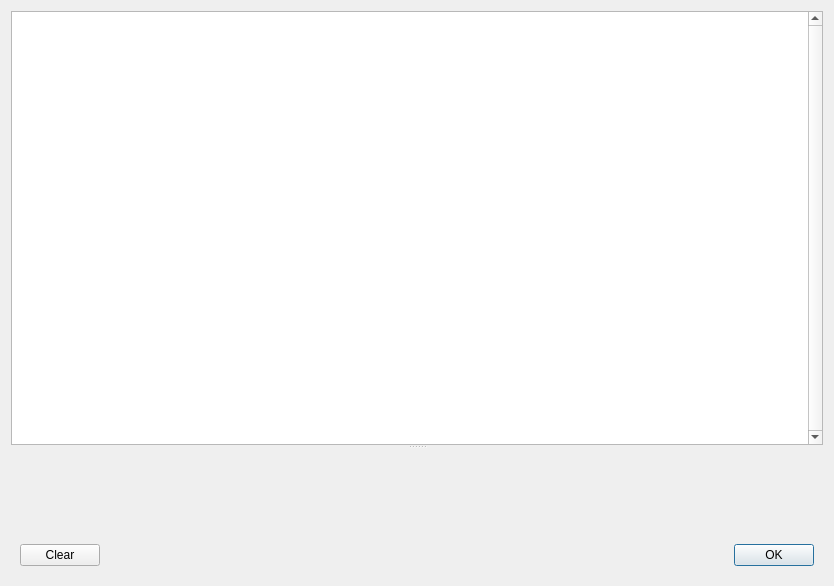
<?xml version="1.0" encoding="UTF-8"?>
<ui version="4.0">
 <class>DlgHistory</class>
 <widget class="QDialog" name="DlgHistory">
  <property name="windowModality">
   <enum>Qt::WindowModal</enum>
  </property>
  <property name="geometry">
   <rect>
    <x>0</x>
    <y>0</y>
    <width>834</width>
    <height>586</height>
   </rect>
  </property>
  <property name="windowTitle">
   <string>History</string>
  </property>
  <property name="windowIcon">
   <iconset resource="../WebLoad.qrc">
    <normaloff>:/webload</normaloff>:/webload</iconset>
  </property>
  <layout class="QVBoxLayout" name="verticalLayout">
   <item>
    <widget class="QSplitter" name="splitter">
     <property name="orientation">
      <enum>Qt::Vertical</enum>
     </property>
     <widget class="QTableView" name="tableView">
      <property name="verticalScrollBarPolicy">
       <enum>Qt::ScrollBarAlwaysOn</enum>
      </property>
      <property name="alternatingRowColors">
       <bool>true</bool>
      </property>
      <property name="selectionBehavior">
       <enum>QAbstractItemView::SelectRows</enum>
      </property>
      <attribute name="horizontalHeaderStretchLastSection">
       <bool>true</bool>
      </attribute>
     </widget>
     <widget class="QWidget" name="widget_2" native="true">
      <property name="minimumSize">
       <size>
        <width>0</width>
        <height>80</height>
       </size>
      </property>
      <layout class="QVBoxLayout" name="vlChart"/>
     </widget>
    </widget>
   </item>
   <item>
    <widget class="QWidget" name="widget" native="true">
     <layout class="QHBoxLayout" name="horizontalLayout">
      <item>
       <widget class="QPushButton" name="pbClear">
        <property name="text">
         <string>Clear</string>
        </property>
       </widget>
      </item>
      <item>
       <widget class="QDialogButtonBox" name="buttonBox">
        <property name="orientation">
         <enum>Qt::Horizontal</enum>
        </property>
        <property name="standardButtons">
         <set>QDialogButtonBox::Ok</set>
        </property>
       </widget>
      </item>
     </layout>
    </widget>
   </item>
  </layout>
 </widget>
 <resources>
  <include location="../WebLoad.qrc"/>
 </resources>
 <connections>
  <connection>
   <sender>buttonBox</sender>
   <signal>accepted()</signal>
   <receiver>DlgHistory</receiver>
   <slot>accept()</slot>
   <hints>
    <hint type="sourcelabel">
     <x>248</x>
     <y>254</y>
    </hint>
    <hint type="destinationlabel">
     <x>157</x>
     <y>274</y>
    </hint>
   </hints>
  </connection>
  <connection>
   <sender>buttonBox</sender>
   <signal>rejected()</signal>
   <receiver>DlgHistory</receiver>
   <slot>reject()</slot>
   <hints>
    <hint type="sourcelabel">
     <x>316</x>
     <y>260</y>
    </hint>
    <hint type="destinationlabel">
     <x>286</x>
     <y>274</y>
    </hint>
   </hints>
  </connection>
 </connections>
</ui>
